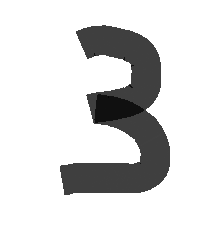
#> input picture numbers/test.png, 223 x 226 px
$ python node.py
#> lines starting #> are read from the running program, lines starting #| are printed output that depends on the picture
import math
import os
from PIL import Image

# eg. {'1':['1','0']} which means there is one attribute called '1', and it has two possible values, '0' and '1'.
# in this program, because there are 1600 attributes, I will use a function to modify this dict, and leave it empty now.
attribute_key = {}


# the target attribute name and possible values, actually it is not used in the rest of program.
target_key = {'number': ['0', '1', '2', '3', '4', '5', '6', '7', '8', '9']}


# a node class, attribute will record how the entire data have been sorted
# dataSet is the dataSet after the entire dataSet have been sorted in the way that is recorded in attribute
# entropy is calculated based on the dataSet, when it reaches 0.0, it means that the dataset is pure
# uptree is the connection to the uptree, it could be a node class or None
# subtree is the connection to the subtree, it could be a list of node class or []
class node():
    # [225 lines left out: functions __init__, __str__, print_subtree, getEntropy, getDivideSetEntropy, choose_attribute and 5 more, not called in this run]


# make the prediction based on the existing model file (model.txt) and the input from test.png
# if the prediction is wrong, enter the right value, and this prediction question will be moved to training set
def makePrediction():
    # turn image into 0s and 1s, and save it to test.txt
    content = ''
    image = Image.open('numbers/test.png').resize((40, 40))
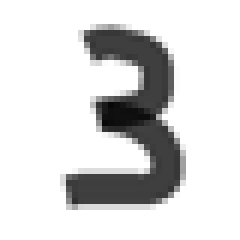
#> image: PIL image 40x40 RGB (shown 6 times larger); min 8, max 255, mean 217.2
    image = list(image.getdata())
#> image = 1600 items, first 6: (255, 255, 255), (255, 255, 255), (255, 255, 255), (255, 255, 255), (255, 255, 255), (255, 255, 255)
    for i in range(len(image)):
        content += str(sum(image[i]) // 765)
        if (i + 1) % 40 == 0:
            content += '\n'
#> this loop made 1600 passes
#> content on passes 1 to 3: '1', '11', '111'
    data = list(content.replace('\n',''))
#> data = 1600 items, first 6: '1', '1', '1', '1', '1', '1'
    file = open('numbers/test.txt', 'w')
    file.write(content)
    file.close()
    # read the model from mode.txt, and make it ready for making prediction
#> (the run stopped early here; a loop or call above may not have finished)
